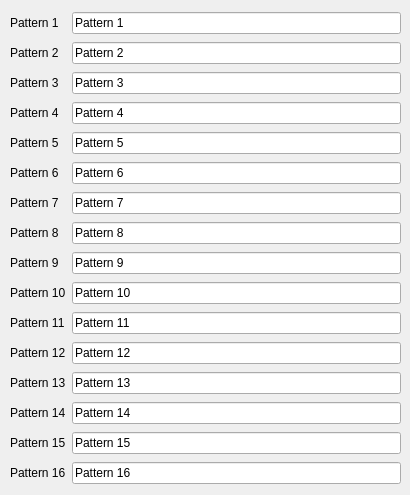
                <widget class="QWidget" name="tab_seq2">
                 <attribute name="title">
                  <string>SEQ 2</string>
                 </attribute>
                 <widget class="QWidget" name="gridLayoutWidget_9">
                  <property name="geometry">
                   <rect>
                    <x>10</x>
                    <y>10</y>
                    <width>391</width>
                    <height>476</height>
                   </rect>
                  </property>
                  <layout class="QGridLayout" name="gridLayout_9">
                   <item row="13" column="1">
                    <widget class="QLineEdit" name="lineEdit_108">
                     <property name="text">
                      <string>Pattern 14</string>
                     </property>
                     <property name="maxLength">
                      <number>12</number>
                     </property>
                    </widget>
                   </item>
                   <item row="5" column="0">
                    <widget class="QLabel" name="label_110">
                     <property name="text">
                      <string>Pattern 6</string>
                     </property>
                    </widget>
                   </item>
                   <item row="1" column="1">
                    <widget class="QLineEdit" name="lineEdit_seq2_pattern2">
                     <property name="text">
                      <string>Pattern 2</string>
                     </property>
                     <property name="maxLength">
                      <number>12</number>
                     </property>
                    </widget>
                   </item>
                   <item row="9" column="0">
                    <widget class="QLabel" name="label_111">
                     <property name="text">
                      <string>Pattern 10</string>
                     </property>
                    </widget>
                   </item>
                   <item row="13" column="0">
                    <widget class="QLabel" name="label_112">
                     <property name="text">
                      <string>Pattern 14</string>
                     </property>
                    </widget>
                   </item>
                   <item row="8" column="1">
                    <widget class="QLineEdit" name="lineEdit_110">
                     <property name="text">
                      <string>Pattern 9</string>
                     </property>
                     <property name="maxLength">
                      <number>12</number>
                     </property>
                    </widget>
                   </item>
                   <item row="11" column="1">
                    <widget class="QLineEdit" name="lineEdit_111">
                     <property name="text">
                      <string>Pattern 12</string>
                     </property>
                     <property name="maxLength">
                      <number>12</number>
                     </property>
                    </widget>
                   </item>
                   <item row="2" column="0">
                    <widget class="QLabel" name="label_113">
                     <property name="text">
                      <string>Pattern 3</string>
                     </property>
                    </widget>
                   </item>
                   <item row="1" column="0">
                    <widget class="QLabel" name="label_114">
                     <property name="text">
                      <string>Pattern 2</string>
                     </property>
                    </widget>
                   </item>
                   <item row="0" column="0">
                    <widget class="QLabel" name="label_115">
                     <property name="text">
                      <string>Pattern 1</string>
                     </property>
                    </widget>
                   </item>
                   <item row="10" column="1">
                    <widget class="QLineEdit" name="lineEdit_112">
                     <property name="text">
                      <string>Pattern 11</string>
                     </property>
                     <property name="maxLength">
                      <number>12</number>
                     </property>
                    </widget>
                   </item>
                   <item row="10" column="0">
                    <widget class="QLabel" name="label_116">
                     <property name="text">
                      <string>Pattern 11</string>
                     </property>
                    </widget>
                   </item>
                   <item row="4" column="0">
                    <widget class="QLabel" name="label_117">
                     <property name="text">
                      <string>Pattern 5</string>
                     </property>
                    </widget>
                   </item>
                   <item row="2" column="1">
                    <widget class="QLineEdit" name="lineEdit_seq2_pattern3">
                     <property name="text">
                      <string>Pattern 3</string>
                     </property>
                     <property name="maxLength">
                      <number>12</number>
                     </property>
                    </widget>
                   </item>
                   <item row="15" column="0">
                    <widget class="QLabel" name="label_118">
                     <property name="text">
                      <string>Pattern 16</string>
                     </property>
                    </widget>
                   </item>
                   <item row="0" column="1">
                    <widget class="QLineEdit" name="lineEdit_seq2_pattern1">
                     <property name="text">
                      <string>Pattern 1</string>
                     </property>
                     <property name="maxLength">
                      <number>12</number>
                     </property>
                    </widget>
                   </item>
                   <item row="3" column="0">
                    <widget class="QLabel" name="label_119">
                     <property name="text">
                      <string>Pattern 4</string>
                     </property>
                    </widget>
                   </item>
                   <item row="12" column="1">
                    <widget class="QLineEdit" name="lineEdit_115">
                     <property name="text">
                      <string>Pattern 13</string>
                     </property>
                     <property name="maxLength">
                      <number>12</number>
                     </property>
                    </widget>
                   </item>
                   <item row="14" column="1">
                    <widget class="QLineEdit" name="lineEdit_116">
                     <property name="text">
                      <string>Pattern 15</string>
                     </property>
                     <property name="maxLength">
                      <number>12</number>
                     </property>
                    </widget>
                   </item>
                   <item row="6" column="1">
                    <widget class="QLineEdit" name="lineEdit_seq2_pattern7">
                     <property name="text">
                      <string>Pattern 7</string>
                     </property>
                     <property name="maxLength">
                      <number>12</number>
                     </property>
                    </widget>
                   </item>
                   <item row="11" column="0">
                    <widget class="QLabel" name="label_120">
                     <property name="text">
                      <string>Pattern 12</string>
                     </property>
                    </widget>
                   </item>
                   <item row="7" column="1">
                    <widget class="QLineEdit" name="lineEdit_118">
                     <property name="text">
                      <string>Pattern 8</string>
                     </property>
                     <property name="maxLength">
                      <number>12</number>
                     </property>
                    </widget>
                   </item>
                   <item row="15" column="1">
                    <widget class="QLineEdit" name="lineEdit_119">
                     <property name="text">
                      <string>Pattern 16</string>
                     </property>
                     <property name="maxLength">
                      <number>12</number>
                     </property>
                    </widget>
                   </item>
                   <item row="6" column="0">
                    <widget class="QLabel" name="label_121">
                     <property name="text">
                      <string>Pattern 7</string>
                     </property>
                    </widget>
                   </item>
                   <item row="12" column="0">
                    <widget class="QLabel" name="label_122">
                     <property name="text">
                      <string>Pattern 13</string>
                     </property>
                    </widget>
                   </item>
                   <item row="3" column="1">
                    <widget class="QLineEdit" name="lineEdit_seq2_pattern4">
                     <property name="text">
                      <string>Pattern 4</string>
                     </property>
                     <property name="maxLength">
                      <number>12</number>
                     </property>
                     <property name="frame">
                      <bool>true</bool>
                     </property>
                    </widget>
                   </item>
                   <item row="14" column="0">
                    <widget class="QLabel" name="label_123">
                     <property name="text">
                      <string>Pattern 15</string>
                     </property>
                    </widget>
                   </item>
                   <item row="4" column="1">
                    <widget class="QLineEdit" name="lineEdit_seq2_pattern5">
                     <property name="text">
                      <string>Pattern 5</string>
                     </property>
                     <property name="maxLength">
                      <number>12</number>
                     </property>
                    </widget>
                   </item>
                   <item row="9" column="1">
                    <widget class="QLineEdit" name="lineEdit_122">
                     <property name="text">
                      <string>Pattern 10</string>
                     </property>
                     <property name="maxLength">
                      <number>12</number>
                     </property>
                    </widget>
                   </item>
                   <item row="8" column="0">
                    <widget class="QLabel" name="label_124">
                     <property name="text">
                      <string>Pattern 9</string>
                     </property>
                    </widget>
                   </item>
                   <item row="5" column="1">
                    <widget class="QLineEdit" name="lineEdit_seq2_pattern6">
                     <property name="text">
                      <string>Pattern 6</string>
                     </property>
                     <property name="maxLength">
                      <number>12</number>
                     </property>
                    </widget>
                   </item>
                   <item row="7" column="0">
                    <widget class="QLabel" name="label_125">
                     <property name="text">
                      <string>Pattern 8</string>
                     </property>
                    </widget>
                   </item>
                  </layout>
                 </widget>
                </widget>
